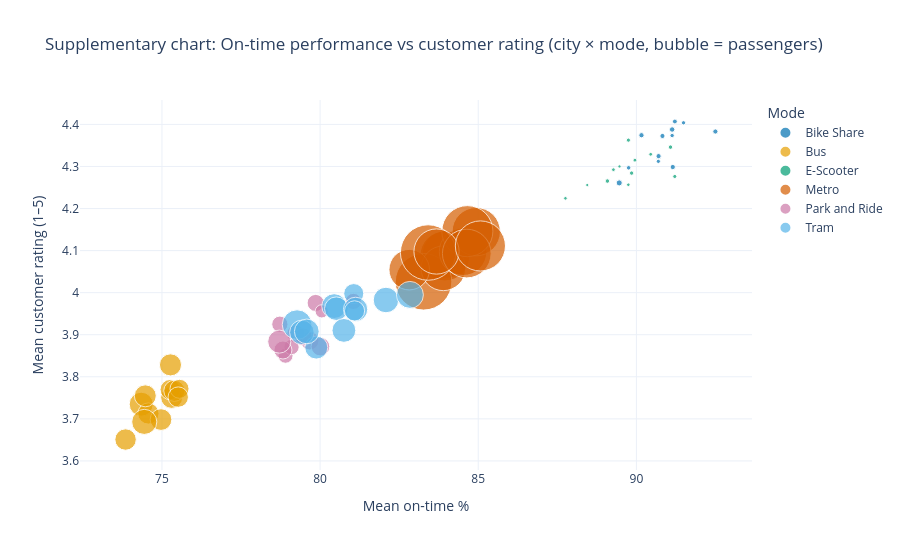

Notebook code for this chart:
### Markdown cell above
## 11. Supplementary chart – Punctuality vs customer rating (interactive)

### Code cell
import plotly.express as px

agg = df.groupby(["City", "Transport_Mode"]).agg(
    OnTime=("On_Time_Percentage", "mean"), Rating=("Customer_Rating", "mean"),
    Pax=("Passengers", "sum")).reset_index()
fig = px.scatter(agg, x="OnTime", y="Rating", size="Pax", color="Transport_Mode",
                 hover_name="City", color_discrete_sequence=OKABE, size_max=40,
                 labels={"OnTime": "Mean on-time %", "Rating": "Mean customer rating (1–5)",
                         "Transport_Mode": "Mode"},
                 title="Supplementary chart: On-time performance vs customer rating (city × mode, bubble = passengers)")
fig.update_layout(template="plotly_white", height=550)
fig.show()
print("r(on-time, rating) row level:", round(df["On_Time_Percentage"].corr(df["Customer_Rating"]), 3))

### Figure 1 — Plotly figure (JSON) as saved in the notebook; plotly's stock layout.template omitted (floating-point values rounded to 4 significant figures)
{"data": [{"hovertemplate": "<b>%{hovertext}</b><br><br>Mode=Bike Share<br>Mean on-time %=%{x}<br>Mean customer rating (1–5)=%{y}<br>Pax=%{marker.size}<extra></extra>", "hovertext": ["Amsterdam", "Barcelona", "Berlin", "Hamburg", "Lyon", "Madrid", "Milan", "Munich", "Paris", "Rome", "Rotterdam", "Vienna"], "legendgroup": "Bike Share", "marker": {"color": "#0072B2", "size": [21142, 26584, 23795, 24653, 16398, 24666, 23624, 17019, 33077, 23998, 15724, 18085], "sizemode": "area", "sizeref": 1787.0, "symbol": "circle"}, "mode": "markers", "name": "Bike Share", "orientation": "v", "showlegend": true, "type": "scatter", "x": [91.22, 91.13, 90.7, 91.15, 91.49, 90.16, 90.82, 91.13, 89.46, 92.5, 90.69, 89.76], "xaxis": "x", "y": [4.407, 4.388, 4.325, 4.299, 4.404, 4.374, 4.372, 4.373, 4.261, 4.383, 4.312, 4.297], "yaxis": "y"}, {"hovertemplate": "<b>%{hovertext}</b><br><br>Mode=Bus<br>Mean on-time %=%{x}<br>Mean customer rating (1–5)=%{y}<br>Pax=%{marker.size}<extra></extra>", "hovertext": ["Amsterdam", "Barcelona", "Berlin", "Hamburg", "Lyon", "Madrid", "Milan", "Munich", "Paris", "Rome", "Rotterdam", "Vienna"], "legendgroup": "Bus", "marker": {"color": "#E69F00", "size": [434909, 435999, 512637, 402043, 369083, 429959, 409585, 419729, 563866, 399238, 323788, 372558], "sizemode": "area", "sizeref": 1787.0, "symbol": "circle"}, "mode": "markers", "name": "Bus", "orientation": "v", "showlegend": true, "type": "scatter", "x": [75.31, 75.27, 74.34, 74.57, 75.26, 74.47, 73.85, 74.97, 74.44, 75.39, 75.56, 75.52], "xaxis": "x", "y": [3.751, 3.828, 3.735, 3.713, 3.77, 3.755, 3.651, 3.698, 3.693, 3.767, 3.771, 3.752], "yaxis": "y"}, {"hovertemplate": "<b>%{hovertext}</b><br><br>Mode=E-Scooter<br>Mean on-time %=%{x}<br>Mean customer rating (1–5)=%{y}<br>Pax=%{marker.size}<extra></extra>", "hovertext": ["Amsterdam", "Barcelona", "Berlin", "Hamburg", "Lyon", "Madrid", "Milan", "Munich", "Paris", "Rome", "Rotterdam", "Vienna"], "legendgroup": "E-Scooter", "marker": {"color": "#009E73", "size": [11718, 12751, 17080, 9252, 9373, 18010, 13542, 15326, 17786, 15116, 11498, 12490], "sizemode": "area", "sizeref": 1787.0, "symbol": "circle"}, "mode": "markers", "name": "E-Scooter", "orientation": "v", "showlegend": true, "type": "scatter", "x": [87.76, 90.45, 89.85, 89.47, 88.45, 89.08, 89.95, 89.75, 91.08, 91.21, 89.75, 89.27], "xaxis": "x", "y": [4.224, 4.329, 4.284, 4.3, 4.256, 4.265, 4.315, 4.362, 4.346, 4.276, 4.257, 4.292], "yaxis": "y"}, {"hovertemplate": "<b>%{hovertext}</b><br><br>Mode=Metro<br>Mean on-time %=%{x}<br>Mean customer rating (1–5)=%{y}<br>Pax=%{marker.size}<extra></extra>", "hovertext": ["Amsterdam", "Barcelona", "Berlin", "Hamburg", "Lyon", "Madrid", "Milan", "Munich", "Paris", "Rome", "Rotterdam", "Vienna"], "legendgroup": "Metro", "marker": {"color": "#D55E00", "size": [2038087, 2232548, 2859492, 1780397, 1466025, 2019200, 2087002, 2333648, 2751006, 2120030, 1825959, 2244128], "sizemode": "area", "sizeref": 1787.0, "symbol": "circle"}, "mode": "markers", "name": "Metro", "orientation": "v", "showlegend": true, "type": "scatter", "x": [83.98, 83.95, 83.27, 83.9, 82.82, 84.52, 84.94, 84.66, 83.42, 84.64, 83.68, 85.07], "xaxis": "x", "y": [4.091, 4.087, 4.026, 4.058, 4.055, 4.097, 4.145, 4.146, 4.095, 4.093, 4.098, 4.111], "yaxis": "y"}, {"hovertemplate": "<b>%{hovertext}</b><br><br>Mode=Park and Ride<br>Mean on-time %=%{x}<br>Mean customer rating (1–5)=%{y}<br>Pax=%{marker.size}<extra></extra>", "hovertext": ["Amsterdam", "Barcelona", "Berlin", "Hamburg", "Lyon", "Madrid", "Milan", "Munich", "Paris", "Rome", "Rotterdam", "Vienna"], "legendgroup": "Park and Ride", "marker": {"color": "#CC79A7", "size": [307484, 235901, 287554, 290921, 201899, 262063, 208159, 290343, 477228, 312228, 157368, 234072], "sizemode": "area", "sizeref": 1787.0, "symbol": "circle"}, "mode": "markers", "name": "Park and Ride", "orientation": "v", "showlegend": true, "type": "scatter", "x": [79.67, 78.73, 79.23, 79.47, 78.91, 79.86, 79.1, 78.83, 78.71, 80.01, 80.05, 81.05], "xaxis": "x", "y": [3.886, 3.925, 3.902, 3.895, 3.85, 3.976, 3.871, 3.864, 3.884, 3.872, 3.956, 3.979], "yaxis": "y"}, {"hovertemplate": "<b>%{hovertext}</b><br><br>Mode=Tram<br>Mean on-time %=%{x}<br>Mean customer rating (1–5)=%{y}<br>Pax=%{marker.size}<extra></extra>", "hovertext": ["Amsterdam", "Barcelona", "Berlin", "Hamburg", "Lyon", "Madrid", "Milan", "Munich", "Paris", "Rome", "Rotterdam", "Vienna"], "legendgroup": "Tram", "marker": {"color": "#56B4E9", "size": [551072, 582537, 786793, 496898, 473750, 536006, 358512, 527263, 649518, 548016, 363376, 507137], "sizemode": "area", "sizeref": 1787.0, "symbol": "circle"}, "mode": "markers", "name": "Tram", "orientation": "v", "showlegend": true, "type": "scatter", "x": [80.45, 82.08, 79.27, 80.51, 79.88, 79.42, 81.06, 81.12, 82.84, 79.58, 81.09, 80.75], "xaxis": "x", "y": [3.968, 3.983, 3.924, 3.962, 3.87, 3.906, 3.998, 3.96, 3.995, 3.908, 3.957, 3.91], "yaxis": "y"}], "layout": {"height": 550, "legend": {"itemsizing": "constant", "title": {"text": "Mode"}, "tracegroupgap": 0}, "title": {"text": "Supplementary chart: On-time performance vs customer rating (city × mode, bubble = passengers)"}, "xaxis": {"anchor": "y", "domain": [0.0, 1.0], "title": {"text": "Mean on-time %"}}, "yaxis": {"anchor": "x", "domain": [0.0, 1.0], "title": {"text": "Mean customer rating (1–5)"}}}}
